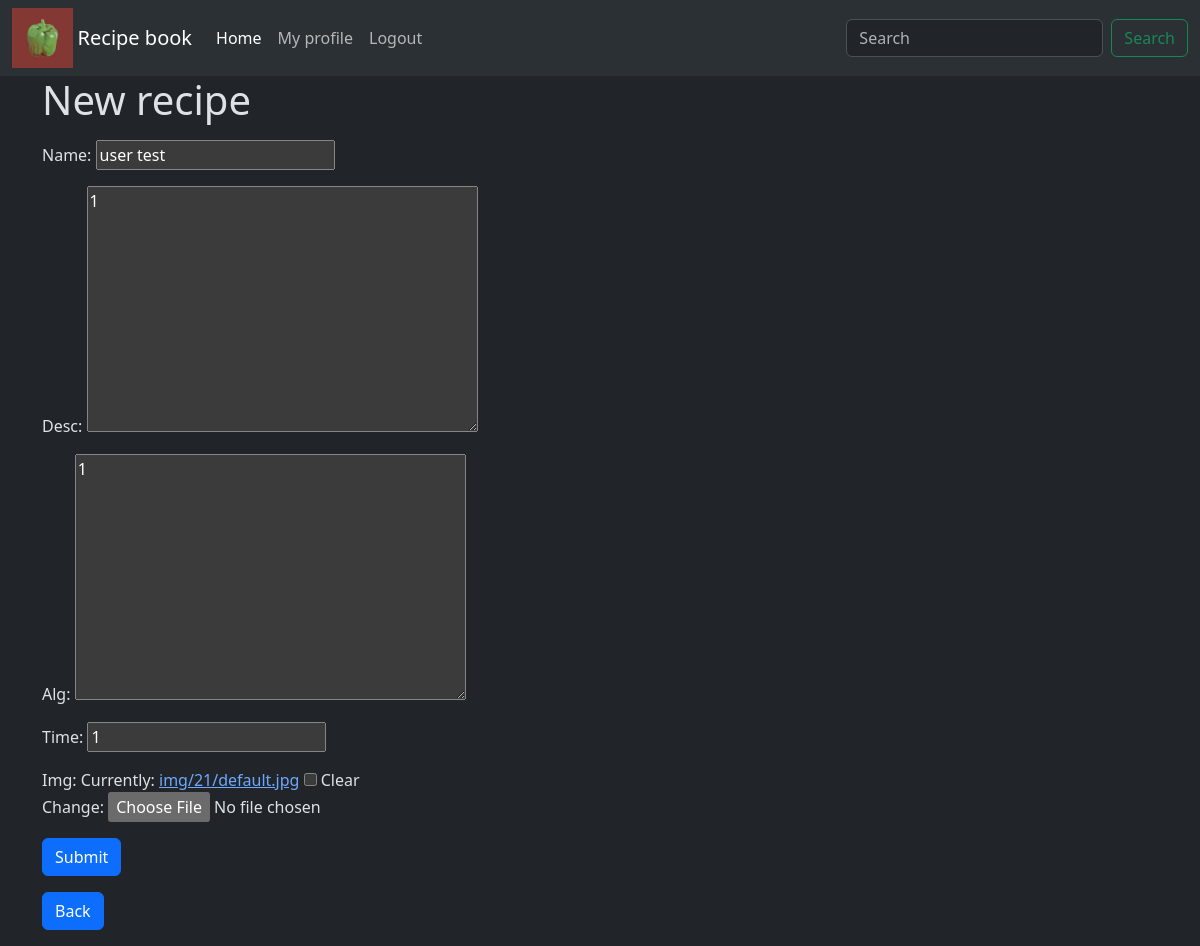
Screenshot of /recipe/update/21 (signed in) with the database file from the repository.
### recipeapp/models.py (models this page shows)
class Recipe(models.Model):
    name = models.CharField(max_length=CF_LEN_MAX)
    desc = models.TextField(null=False, blank=True)
    alg = models.TextField(null=False, blank=True)
    time = models.IntegerField(null=False, default=1)
    img = models.ImageField(null=True, blank=True, upload_to=rec_path)
    auth = models.ForeignKey(User, on_delete=models.SET_NULL, null=True)

### recipeapp/views.py (the view)
# urls.py: path("update/<int:pk>", rec_update, name="update"),
@login_required(login_url="userapp:login")
def rec_update(request, pk):
    inst = get_object_or_404(Recipe, id=pk)
    if inst.auth != request.user:
        return rec_view(request, pk)
    form = RecipeForm(request.POST or None, instance=inst)
    if form.is_valid():
        form.save()
        return redirect(reverse("recipeapp:index"))
    return render(request, "recipeapp/create.html", {"form" : form})

### recipeapp/forms.py
class RecipeForm(forms.ModelForm):
    class Meta:
        model = Recipe
        fields = "name", "desc", "alg", "time", "img"

### recipeapp/templates/recipeapp/create.html (shortened to what this page needs)
{% extends "my_project/base.html" %}
{% block body %}
<div class="mb-3 container">
    <h1>
        New recipe
    </h1>
</div>
<div class ="mb-3 container">
    <form method="post" enctype="multipart/form-data">
        {{ form.as_p }}
        <button class="btn btn-primary" type="submit">
            Submit
        </button>
    </form>
</div>
<div class="container mb-3">
    <a class="btn btn-primary" href="{% url 'recipeapp:index' %}">
        Back
    </a>
</div>
{% endblock %}

### rows the page displays
Recipe: name "user test", desc "1", alg "1", time "1"
